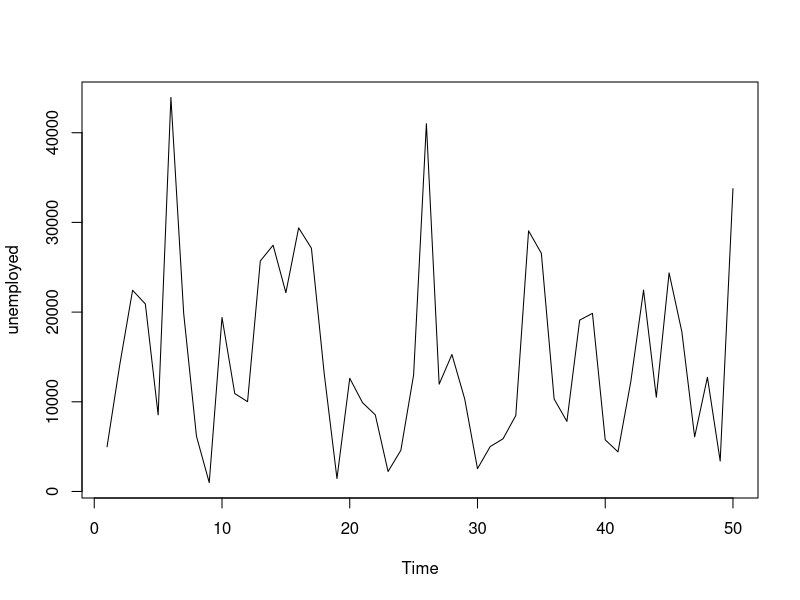
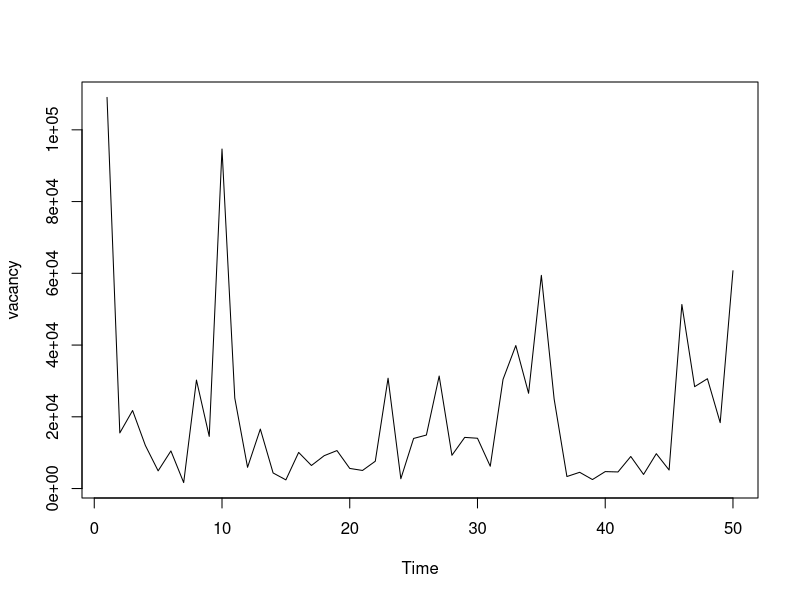
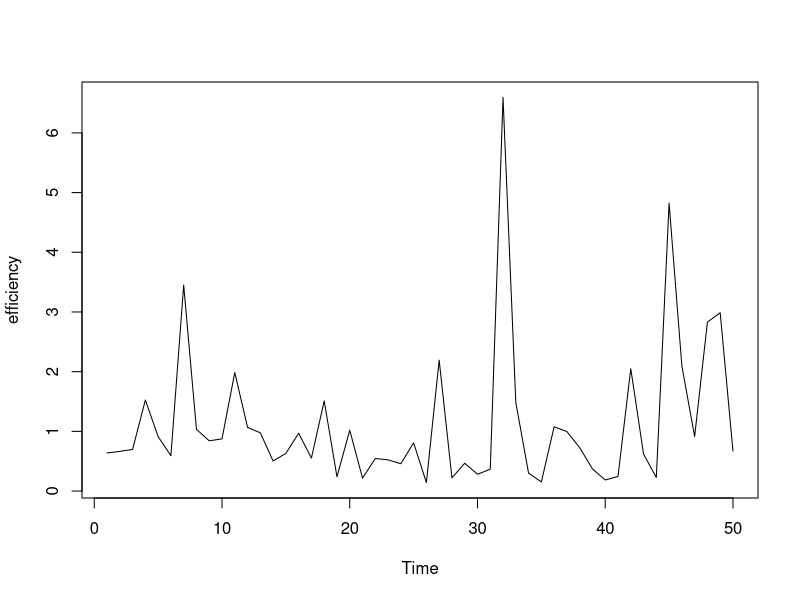
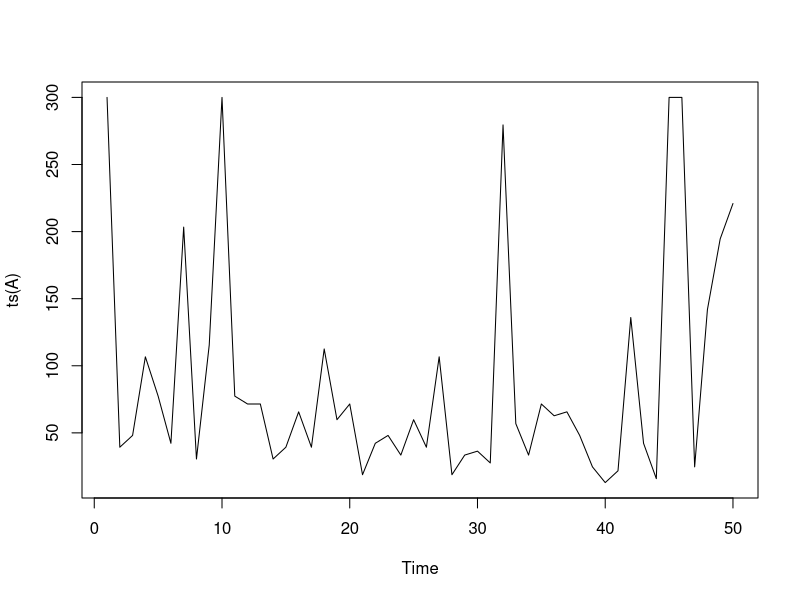
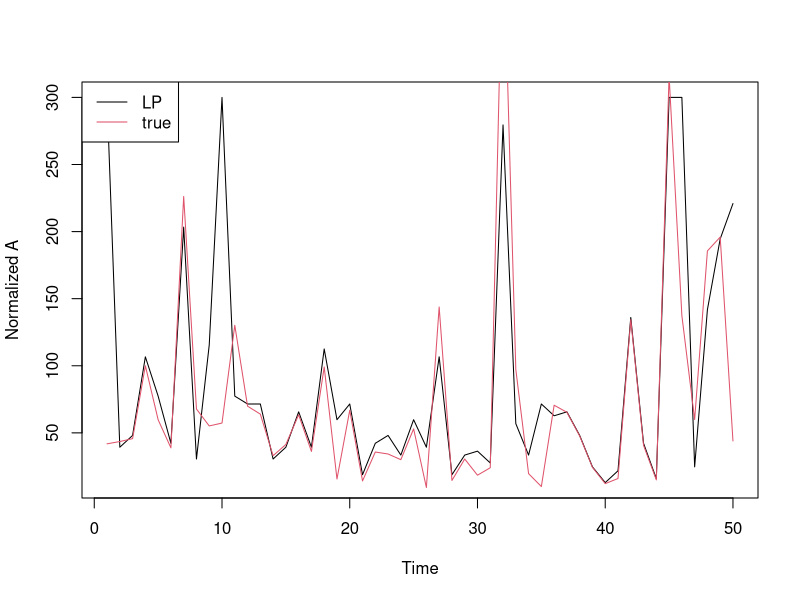

Reproduce these figures in R, in order.
rm(list = ls())
library(magrittr)

# load data ----
# set constant ----
# monte carlo simulation to get nice sample size identifying match effect
set.seed(1)
num_time <-
  50
ar1_parameter_unemployed <-
  0.2
ar1_parameter_vacancy <-
  0.2
ar1_parameter_efficiency <-
  0.2
hire_parameter <-
  0.001
scale_parameter <-
  1e4
maxA <-
  300  # Maximum matching efficiency in grid (normalized at median vacancies to 100)
minA <-
  10   # Minimum matching efficiency in grid (normalized at median vacancies to 100)

time <-
  seq(1:num_time)
unemployed <-
  seq(1:num_time)
vacancy <-
  seq(1:num_time)
efficiency <-
  seq(1:num_time)
hire_list <-
  seq(1:num_time)

# data generation ----
unemployed <- 
  exp(
    arima.sim(
      list(
        order = c(1,0,0), # ar 1
        ar = ar1_parameter_unemployed
      ), 
      n = num_time
    )
  ) * scale_parameter
plot(unemployed)

vacancy <- 
  exp(
    arima.sim(
      list(
        order = c(1,0,0), # ar 1
        ar = ar1_parameter_vacancy
      ), 
      n = num_time
    )
  ) * scale_parameter
plot(vacancy)

efficiency <- 
  exp(
    arima.sim(
      list(
        order = c(1,0,0), # ar 1
        ar = ar1_parameter_efficiency
      ), 
      n = num_time
    )
  )
plot(efficiency)
normalized_efficiency <-
  (efficiency/
  efficiency[1]) * 10

data <-
  cbind(
    time,
    unemployed,
    vacancy,
    efficiency,
    normalized_efficiency
  ) %>% 
  tibble::as_tibble() %>% 
  dplyr::mutate(
    hire =
      hire_parameter * 
      normalized_efficiency *
      unemployed +
      hire_parameter *
      vacancy
  ) %>% 
  dplyr::mutate(
    overhire_check =
      (unemployed <= hire) |
      (vacancy <= hire)
  )

# estimate ----

vstar <- 
  quantile(
    data$vacancy, 
    probs = 0.50
    )

# Find the index of the closest value to vstar in v
point_vstar <- 
  which.min(abs(data$vacancy - vstar))
# Get corresponding values of m and S
Hstar <- 
  data$hire[point_vstar]
Ustar <- 
  data$unemployed[point_vstar]
# Value of matching efficiency at normalization point
Astar <- 
  100

# Define the support for lambda and theta
supportlambda <- 
  data$unemployed / Ustar
supportsize_theta <-
  100  # Size of the support for theta
kernel_sd <-
  0.1  # Standard deviation of the kernel (as a percentage of the range)
supporttheta <- 
  seq(
    minA / Astar, 
    maxA / Astar, 
    length.out = supportsize_theta
    )

# Calculate support for A
supportA <- 
  Astar * supporttheta

# Calculate supportU
supportU <- 
  Ustar * supportlambda #= data$unemployed

# For kernel
hsvv <- 
  kernel_sd * diff(range(data$vacancy))
hsu <-
  kernel_sd *
  max(c(diff(range(data$unemployed)), 1))





# FAS1 = Matrix F(A|U) = contains the conditional distribution of matching efficiency A across S
# each column is a distribution conditional on the point in S defined by a value of S
# Initiate F(A|U) as a zero matrix
FAS1 <- 
  matrix(
    0, 
    nrow = length(supporttheta), 
    ncol = length(supportlambda)
    )  
for (il in 1:length(supportlambda)) {  # loop over the handle lambda over the S values
  lambda <- 
    supportlambda[il]
  for (it in 1:length(supporttheta)) {  # loop over handle theta corresponding to A
    theta <- 
      supporttheta[it]
    y <- 
      as.numeric(
        data$hire <= theta * lambda * Hstar
        )  
    # This does both Step 2 and 3
    # find G(H|U(i),v(j)) -- for each pair (U',v') we want to estimate the distribution over matches
    # below some value H. To do this, we average observed proportions
    # of H below this value across values of (U,v) that are close to
    # (U',v') -- weighted by a kernel to put more weight on close
    # values.
    kernel_input <-
      cbind(
        ((data$vacancy - theta * lambda * vstar) / hsvv),
        ((data$unemployed - lambda * Ustar) / hsu)
        )
    kernel_output <-
      mvtnorm::dmvnorm(kernel_input)
    FAS1[it, il] <- 
      sum(y * kernel_output) / 
      sum(kernel_output)
  }
}

# Predict efficiency A at each (H,U,V)
# (since (U,V,A) map one-to-one into H and we can just invert it)
efficiency_implied <- 
  numeric(length(data$hire))  # aggregate matching efficiency
for (i in 1:length(data$hire)) {
  y <- 
    as.numeric(
      data$hire <= data$hire[i]
      )
  # find G_H|u(i),v(i) at point H(i)
  kernel_input <-
    cbind(
      ((data$vacancy - data$vacancy[i]) / hsvv),
      ((data$unemployed - data$unemployed[i]) / hsu)
      )
  kernel_output <-
    mvtnorm::dmvnorm(kernel_input)
  GHsv <- 
    sum(y * kernel_output) / 
    sum(kernel_output)  
  unemployed_index <- 
    which.min(abs(supportU - data$unemployed[i]))
  efficiency_index <- 
    which.min(abs(FAS1[, unemployed_index] - GHsv))
  efficiency_implied[i] <- 
    supportA[efficiency_index]
}

A <- 
  efficiency_implied  # aggregate matching efficiency
plot(ts(A))
true_efficiency_normalized <-
  ts((data$normalized_efficiency/
        data$normalized_efficiency[point_vstar]) * 100
     )

plot(x=A, type="l", col=1, xlab = "Time", ylab="Normalized A")
lines(x=true_efficiency_normalized, col=2)
legend(
  "topleft", 
  legend=c("LP", "true"), 
  lty=1,
  col=1:2
  )

